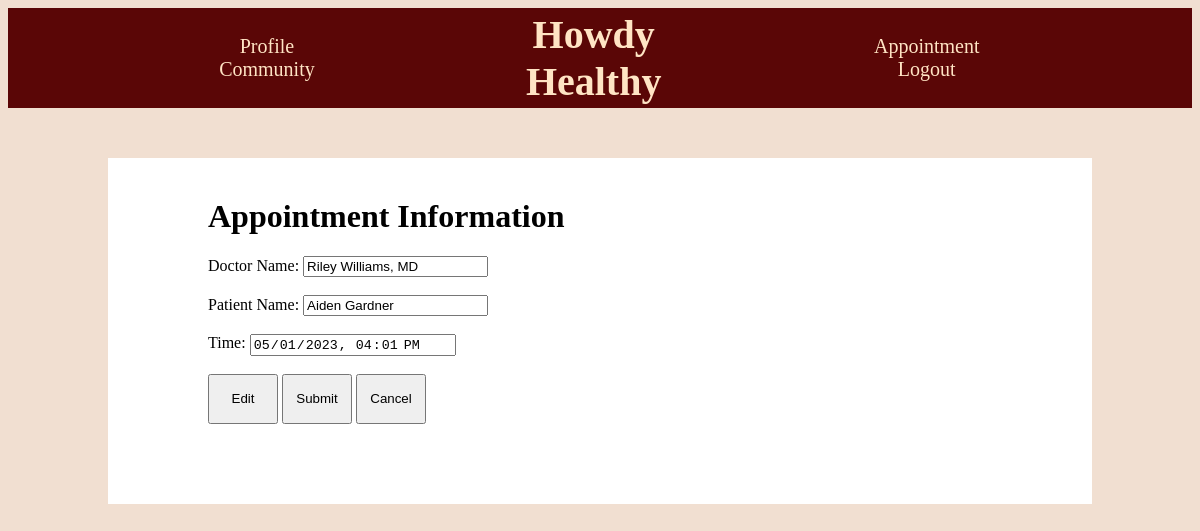
The page /appointments/dashboard/details.php?id=7 (signed in) on the database its author committed.
### tables this page shows
CREATE TABLE `doctor` (
  `d_id` int(11) NOT NULL,
  `last_name` varchar(50) NOT NULL,
  `first_name` varchar(50) NOT NULL,
  `h_id` int(11) NOT NULL,
  `d_password` int(11) NOT NULL,
  `d_email` varchar(254) NOT NULL
);

CREATE TABLE `patient` (
  `p_id` int(11) NOT NULL,
  `first_name` varchar(50) NOT NULL,
  `last_name` varchar(50) NOT NULL,
  `DOB` date NOT NULL,
  `h_id` int(11) NOT NULL,
  `d_id` int(11) NOT NULL,
  `p_password` int(11) NOT NULL,
  `p_email` varchar(254) NOT NULL
);

CREATE TABLE `appointment` (
  `app_id` int(11) NOT NULL,
  `app_date` date NOT NULL,
  `app_time` time NOT NULL,
  `p_id` int(11) NOT NULL,
  `d_id` int(11) NOT NULL
);

### appointments/dashboard/details.php (the view, shortened to what this page needs)
<?php
    include("../../config/db_connect.php");
    $patientUser = $_SESSION['isPatient'];
    if(isset($_GET['id'])){
        $app_id = mysqli_real_escape_string($conn, $_GET['id']);
        $sql = "SELECT * FROM appointment WHERE app_id = $app_id";
        $result = mysqli_query($conn, $sql);
        $appointment_info = mysqli_fetch_assoc($result);
        $time = $appointment_info['app_date'] . "T" . $appointment_info['app_time'];
        $p_id = $appointment_info['p_id'];
        $d_id = $appointment_info['d_id'];
        $sqlpatient = "SELECT first_name, last_name FROM patient WHERE p_id = $p_id";
        $sqldoctor = "SELECT first_name, last_name FROM doctor WHERE d_id = $d_id";
        if($patientUser === true){
            $sqllist = "SELECT d_id, first_name, last_name FROM doctor";
        } else {
            $sqllist = "SELECT p_id, first_name, last_name FROM patient";
        }
        $resultpatient = mysqli_query($conn, $sqlpatient);
        $resultdoctor = mysqli_query($conn, $sqldoctor);
        $resultlist = mysqli_query($conn, $sqllist);
        $patient_info = mysqli_fetch_assoc($resultpatient);
        $doctor_info = mysqli_fetch_assoc($resultdoctor);
        $datalist = mysqli_fetch_all($resultlist);
        $patientName = trim($patient_info['first_name']) . ' ' . trim($patient_info['last_name']);
        $doctorName = trim($doctor_info['first_name']) . ' ' . trim($doctor_info['last_name']) . ', MD';
    }
    $cssFile = 'details.css';
    $cssContent = file_get_contents($cssFile);
    $hash = md5($cssContent);
?>
<!DOCTYPE html>
<html lang=eng>
    <head>
        <link rel="stylesheet" type="text/css" href="details.css?version=<?php echo $hash; ?>">
    </head>
    <body>
        <?php include('../../header/header.php'); ?>
        <div id="detail">
            <h1>Appointment Information</h1>
            <?php if($appointment_info): ?>
                <form action="details.php" method="POST">
                    <?php if($patientUser === true): ?>
                        <label for="doctor_name"> Doctor Name: </label>
                        <input type="text" id="dname" name="dname" value="<?php echo $doctorName ?>" readonly>
                        <span hidden="hidden" id="showdoctorlist">
                            <select id = "dname" name="dname">
                                <?php foreach($datalist as $doctor): ?>
                                    <option value="<?php echo $doctor[0] . "," . $doctor[1] . "" .  $doctor[2]; ?>">
                                        <?php echo trim($doctor[1]) . " " . trim($doctor[2]); ?>
                                    </option>
                                <?php endforeach; ?>
                            </select>
                        </span>
                        <br><br>
                        <label for="patient_name"> Patient Name: </label>
                        <input type="text" id="pname" name="pname" value="<?php echo $patientName; ?>" readonly>
                        <br><br>
                    <?php else: ?>
                        <label for="doctor_name"> Doctor Name:</label>
                        <input type="text" id="dname" name="dname" value="<?php echo $doctorName; ?>" readonly>
                        <br><br>
                        <label for="patient_name"> Patient Name:</label>
                        <input type="text" id="pname" name="pname" value="<?php echo $patientName; ?>" readonly>
                        <br><br>
                    <?php endif; ?>
                    <label for="meeting-time"> Time: </label>
                    <input type="datetime-local" id="meeting-time" name="meeting-time" value="<?php echo $time; ?>" readonly="readonly" required>
                    <br><br>
                    <input type="button" id="editButton" name="editButton" value="Edit">
                    <input type="submit" id="submitButton" name="submit" value="Submit">
                    <input type="submit" id="cancelButton" name="delete" value="Cancel">
                </form>
            <?php else: ?>
                <h5>No Appointment Exists! </h5>
            <?php endif; ?>
        </div>
    </body>
</html>

### appointments/dashboard/details.css (style rules this page uses)
#detail { background-color: #ffff; padding-left: 100px; padding-bottom: 80px; padding-top: 20px; margin-left: 100px; margin-right: 100px; margin-top: 50px; }
#editButton { width: 70px; height: 50px; }
#submitButton { width: 70px; height: 50px; }
#cancelButton { width: 70px; height: 50px; }

### header/header.css (style rules this page uses)
h1 { margin-top: 20px; width: 50%; text-align: left; }
body { background-color: rgb(241, 223, 209); }

### rows shown on the page
doctor: dname "Riley Williams, MD"
patient: pname "Aiden Gardner"
appointment: meeting-time "05/01/2023 16:01"
